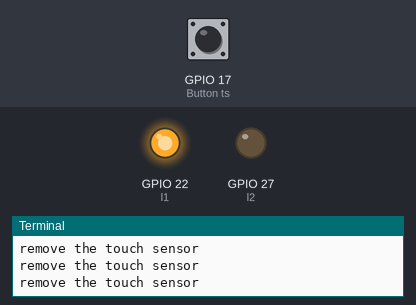
The program below on a simulated Raspberry Pi (BCM pin numbers). Parts: output pins drawn as LEDs (lit = HIGH), the last lines printed to the terminal. Inputs (shaded band) come from the test bench; at power-on: GPIO 17 (Button ts) LOW.

Above: at 1.2 s.
1.3 s: GPIO 17 (Button ts) pulled HIGH for 0.6 s
At 1.9 s:
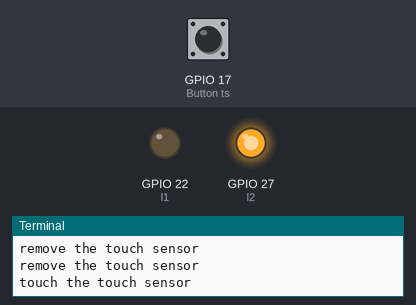
3.5 s: GPIO 17 (Button ts) pulled HIGH for 3.2 s
At 7.6 s:
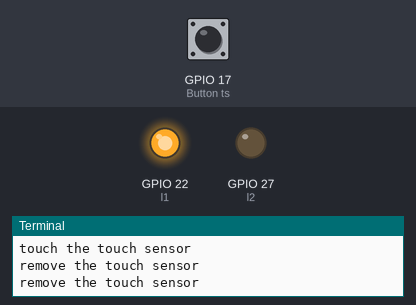
Timing chart, 0 to 9.1 s (numbered marks = the images above; inputs shaded):
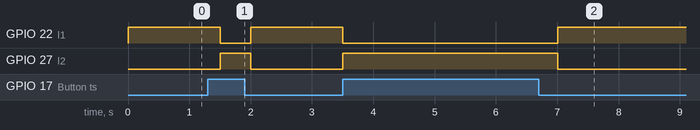

The program:

touch_switch.py
```python
from gpiozero import LED, Button
from time import sleep

# ts: touch sensor
ts = Button(17, pull_up=False)

# l1 = led 1, l2 = led 2
l1 = LED(22)
l2 = LED(27)

try:
    while True:
        if ts.is_pressed:
            print('touch the touch sensor')
            l1.off()
            l2.on()
        else:
            print('remove the touch sensor')
            l1.on()
            l2.off()
        sleep(0.5)
except KeyboardInterrupt:
    print('Exsiting...')
finally:
    pass
```

Measured:
- after the input at 1.3 s, GPIO 22 (l1): HIGH → LOW after 0.20 s, → HIGH 0.50 s later; GPIO 27 (l2): LOW → HIGH after 0.20 s, → LOW 0.50 s later
- after the input at 3.5 s, GPIO 22 (l1): HIGH → LOW at once, → HIGH 3.5 s later; GPIO 27 (l2): LOW → HIGH at once, → LOW 3.5 s later
